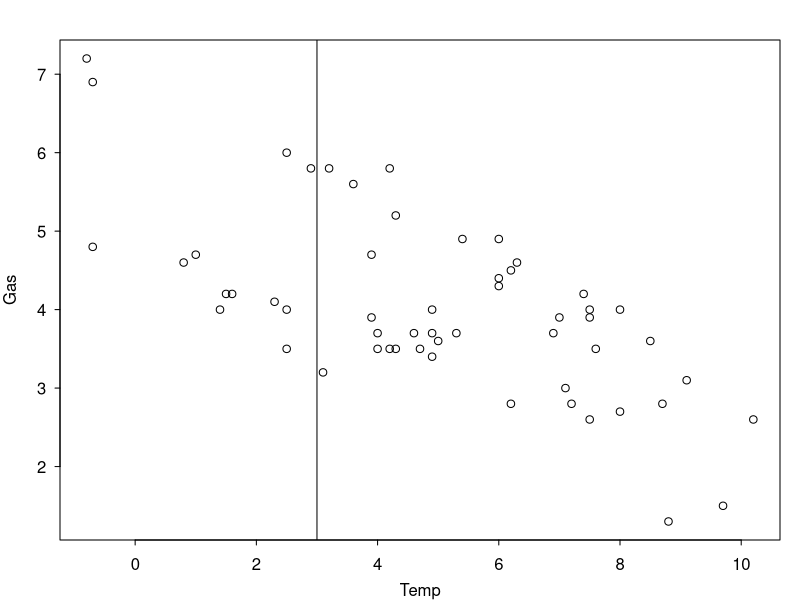
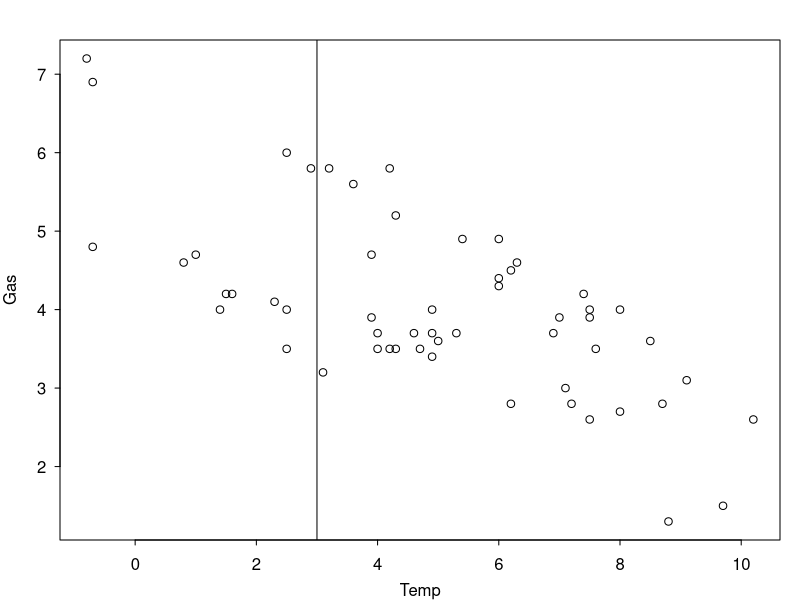
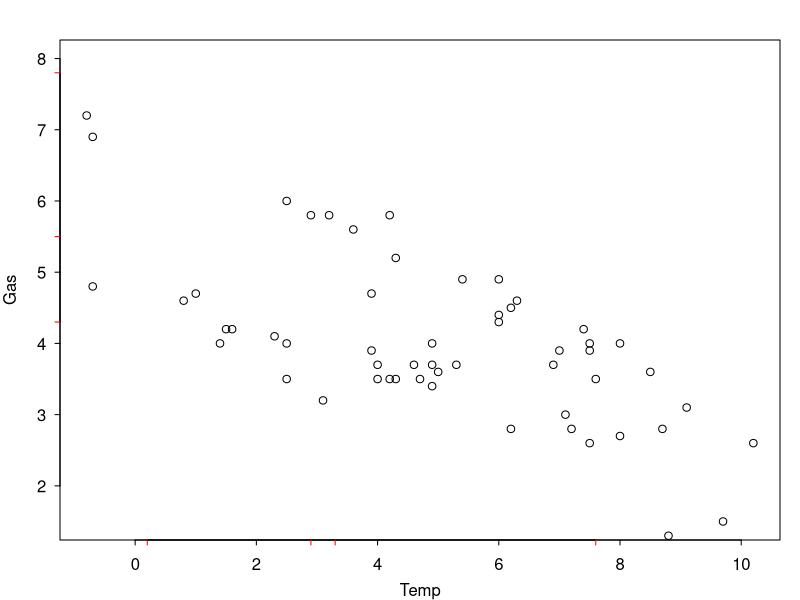
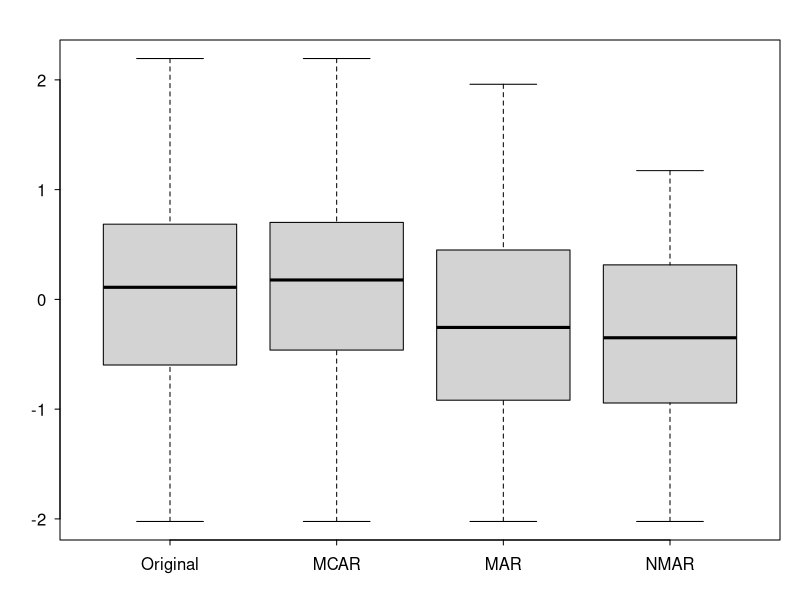

These figures' R source, in order:
## ---- chunk 1
knitr::opts_chunk$set(dev = 'pdf', fig.height = 8)
par(mar=c(3,3,2,1), mgp=c(2,.7,0), tck=-.01,las=1)
set.seed(123)
## ---- chunk 2
library(MASS)
whiteside2 = whiteside[,2:3]
whiteside2[3,1] = NA
head(whiteside2)
## ---- chunk 3
plot(whiteside2)
abline(v = 3.0)
## ---- chunk 4
plot(whiteside2)
abline(v = 3.0)
## ---- chunk 5
plot(whiteside2, ylim = c(1.5, 8))
axis(side = 1, at = c(0.2, 2.9, 3.3, 7.6), labels = FALSE, col.ticks = 'red')
axis(side = 2, at = c(7.8, 4.3, 5.5), labels = FALSE, col.ticks = 'red')
## ---- chunk 6
n = 100
p = 2
y = mvrnorm(n, mu = rep(0,p), 
            Sigma = matrix(c(1, 0.5, 0.5, 1), 2, 2))
m_mcar = rbinom(n, 1, 0.5)
m_mar  = rbinom(n, 1, plogis(y[, 1]))
m_nmar = rbinom(n, 1, plogis(y[, 2]))
y_mcar = y_mar = y_nmar = y
y_mcar[which(m_mcar == 1),2] = NA
y_mar[which(m_mar == 1),2] = NA
y_nmar[which(m_nmar == 1),2] = NA

## ---- chunk 7
boxplot(y[,2], y_mcar[,2], y_mar[,2], y_nmar[,2],
        names = c('Original', 'MCAR', 'MAR', 'NMAR'))
